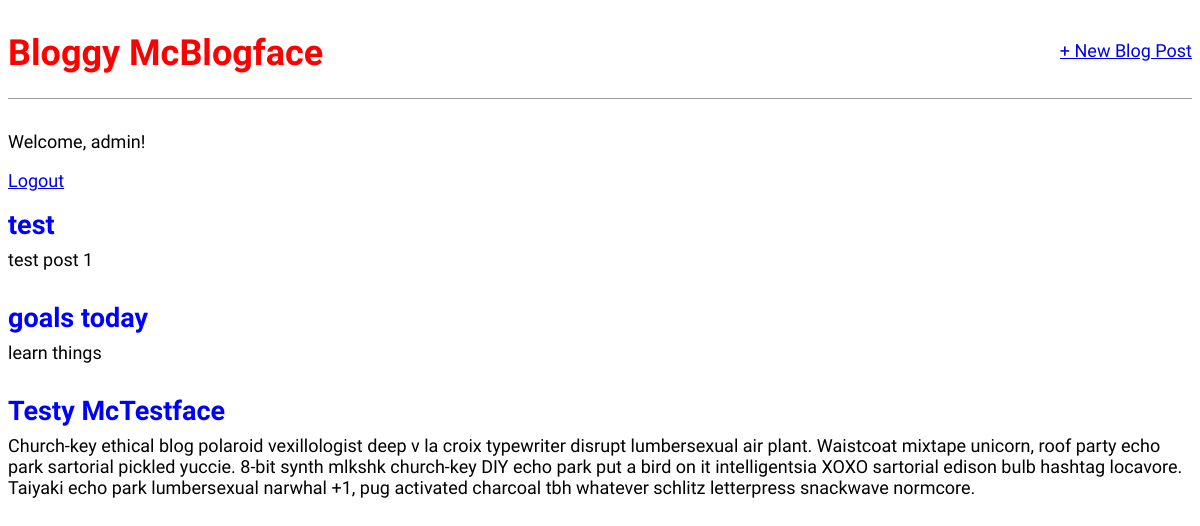
Before: / (signed in) with the older database file.
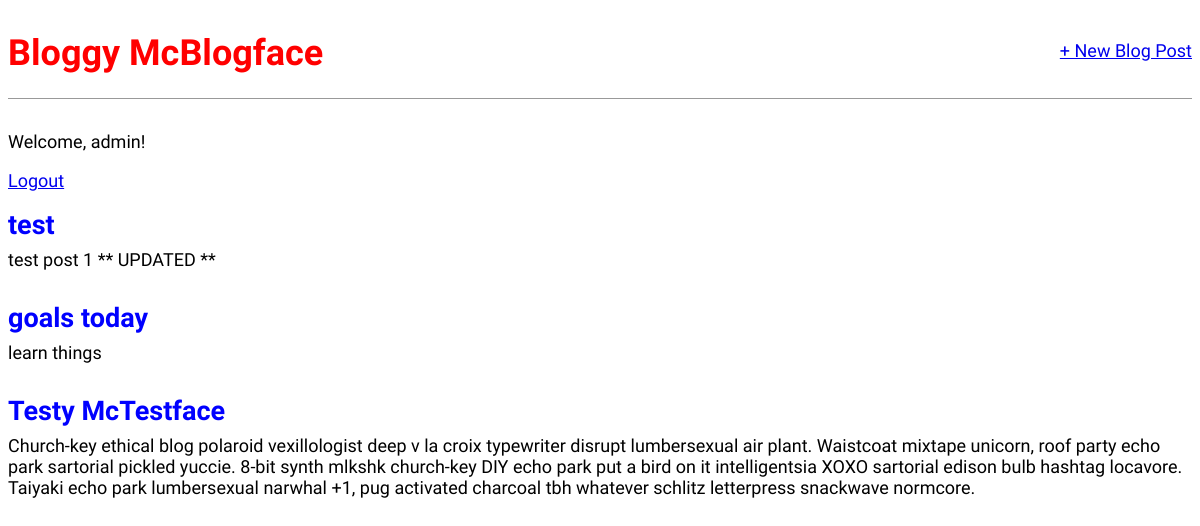
After: the same page with the newer database file.
### blog/models.py (models this page shows, shortened)
class Post(models.Model):
    title = models.CharField(max_length=200)
    author = models.ForeignKey('auth.user', on_delete=models.CASCADE)
    body = models.TextField()

### blog/views.py (the view)
# urls.py: path('', views.BlogListView.as_view(), name = 'home'),
class BlogListView(ListView):
    model = Post
    template_name = 'home.html'

### templates/home.html
{% extends 'base.html' %}
{% block content %}
  {% if user.is_authenticated %}
    {% for post in object_list %}
      <div class="post-entry">
        <h2><a href="{% url 'post_detail' post.pk %}">{{ post.title }}</a></h2>
        <p>{{ post.body }}</p>
      </div>
    {% endfor %}
  {% else %}
    <p>Welcome to Bloggy McBlogface! This is a really awesome blog site thing, but it costs $499.99 per month to view! Once you've sent your bank routing number and account number to Merritt, click <a href="{% url 'signup' %}">HERE</a> to create an account!!!</p>
  {% endif %}
{% endblock content %}

Changed rows visible on the page:
changed Post "test": body "test post 1" → "test post 1 ** UPDATED **"
